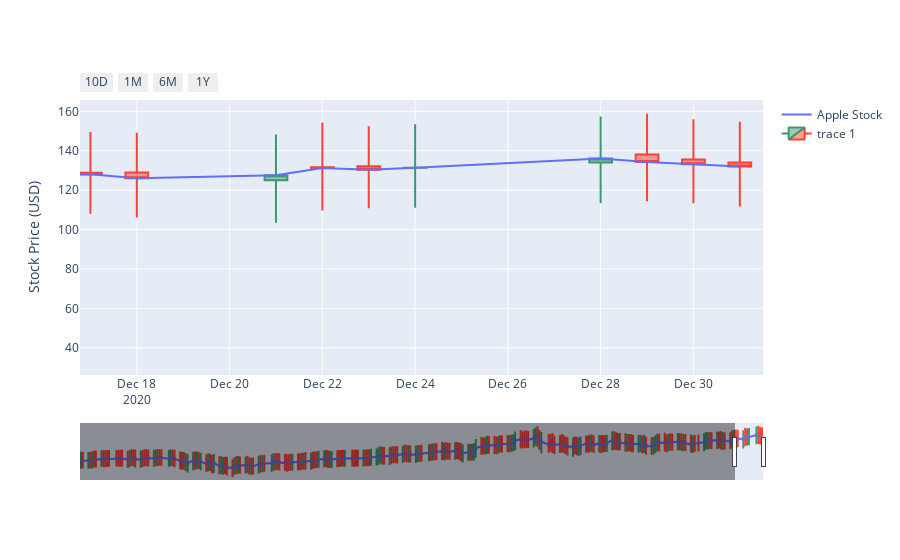

The notebook cell this image was saved under:
### Code cell
apple_df = pd.read_csv(PATH+'AAPL.csv')
x = apple_df['Date']
y = apple_df['Adj Close']
fig = go.Figure()
fig.add_trace(go.Scatter(x=x,y=y,name='Apple Stock'))
# fig.update_xaxes(rangeslider_visible=True, title='Zoom on dates using Slider')
fig.update_layout(xaxis = dict( rangeselector = dict(buttons = list([
                                            dict(
                                            count = 10,
                                            label='10D',
                                            step = 'day',
                                            stepmode = 'backward'),
                                            dict(
                                            count = 1,
                                            label='1M',
                                            step = 'month',
                                            stepmode = 'backward'),
                                            dict(
                                            count = 6,
                                            label='6M',
                                            step = 'month',
                                            stepmode = 'backward'),
                                            dict(
                                            count = 1,
                                            label='1Y',
                                            step = 'year',
                                            stepmode = 'backward'),
                                            
                            ])
                    ),
                rangeslider = dict(visible = True),
                type = 'date'
                 )
            )
fig.update_yaxes(title='Stock Price (USD)')
high = apple_df['High'] + 20
low = apple_df['Low'] - 20
openp = apple_df['Open'] + 
close = apple_df['Adj Close']
fig.add_trace(go.Candlestick(x=x,high=high,low=low,open=openp,close=close))

### Figure 1 — Plotly figure (JSON) as saved in the notebook; plotly's stock layout.template omitted (floating-point values rounded to 4 significant figures; data arrays with more than 128 entries replaced by an {"elided": "..."} marker saying what was removed)
{"data": [{"name": "Apple Stock", "type": "scatter", "x": {"elided": "253 str values"}, "y": {"elided": "253 float values"}}, {"close": {"elided": "253 float values"}, "high": {"elided": "253 float values"}, "low": {"elided": "253 float values"}, "open": {"elided": "253 float values"}, "type": "candlestick", "x": {"elided": "253 str values"}}], "layout": {"autosize": true, "xaxis": {"autorange": false, "range": ["2020-12-16 18:36:06.9903", "2020-12-31 12:00"], "rangeselector": {"buttons": [{"count": 10, "label": "10D", "step": "day", "stepmode": "backward"}, {"count": 1, "label": "1M", "step": "month", "stepmode": "backward"}, {"count": 6, "label": "6M", "step": "month", "stepmode": "backward"}, {"count": 1, "label": "1Y", "step": "year", "stepmode": "backward"}]}, "rangeslider": {"autorange": true, "range": ["2020-01-01 12:00", "2020-12-31 12:00"], "visible": true, "yaxis": {"_template": null, "rangemode": "match"}}, "type": "date"}, "yaxis": {"autorange": true, "range": [26.17, 165.8], "title": {"text": "Stock Price (USD)"}, "type": "linear"}}}
